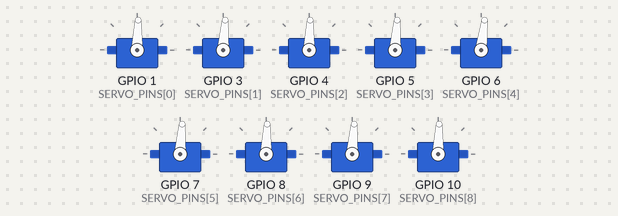
A sketch run on a simulated ESP32-S3. Shown: 9 × servo. What the sketch prints to the serial monitor is not drawn.

Above: at 1.05 s.
At 6.35 s:
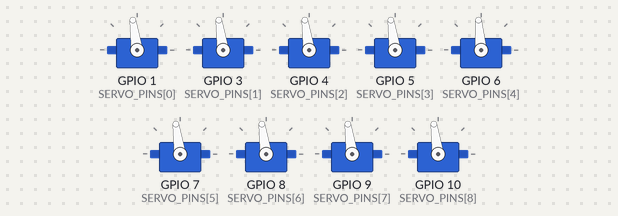
Timing chart, 0 to 10.1 s (numbered marks = the images above):
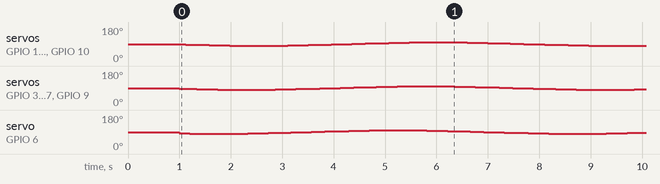

The sketch:

polyp_3x3_fs90r_v1_0.ino
```cpp
/*
 * PROJECT: Polyp (notwled servo console)
 * DEVICE:  Standalone 3x3 ripple rig, single ESP32-S3 SuperMini, no PCA9685
 *
 * Drives 9x FS90R continuous-rotation servos directly off SuperMini GPIOs
 * (no I2C expander, this board is small enough to run straight off the
 * chip's own PWM). Reproduces the "ripple" effect from the Polyp console
 * (https://sui001.github.io/polyp/), reinterpreted for continuous rotation:
 * FS90R has no absolute angle, a pulse width sets speed and direction
 * around a per-unit stop point, so the wave that the console draws as a
 * tilt angle is applied here as a speed command instead.
 *
 * Exported console fields that do NOT carry over and are intentionally
 * ignored: "type" (sg90 in the export, real hardware is fs90r), stickLengthCm,
 * stickThicknessCm, stickOrientationDeg, mountTiltDeg, mountPanDeg. Those are
 * all position/geometry properties for a positional servo, meaningless for a
 * continuous-rotation one. Only the ripple's shape (wavelength, speed,
 * swing-as-amplitude) made it across. The console also never exported a
 * ripple origin (click point), it isn't tracked in the JSON, so this
 * defaults to the centre servo, change RIPPLE_ORIGIN_ROW/COL below to move it.
 *
 * CONFIGURATION:
 *   All tuning below in the CONFIG block. No per-device ID, this is a
 *   single standalone rig, not a mesh node.
 *
 * WIRING (confirmed on the physical rig, 2026-09-09):
 *   GPIO 1, 3, 4, 5, 6, 7, 8, 9, 10  ->  servo 1..9 signal
 *   Servo layout (viewed from the front):
 *     7  8  9   <- top row
 *     4  5  6   <- middle row
 *     1  2  3   <- bottom row
 *   GPIO2 deliberately skipped (SuperMini strapping pin, do not use).
 *   Servo power is a SEPARATE supply from the ESP32's own rail, but its
 *   ground MUST be tied to the ESP32's GND, or the PWM signal has no shared
 *   reference and the servos will jitter or ignore it entirely. If servos
 *   are dead or twitchy on first power-up, check that ground tie first,
 *   before touching any code.
 */

#include <ESP32Servo.h>

#define VERSION "1.0"

// ---------------- CONFIG ----------------

// GPIO per servo, index 0 = servo1 (bottom-left) ... index 8 = servo9 (top-right)
const int SERVO_PINS[9] = {1, 3, 4, 5, 6, 7, 8, 9, 10};

// Grid position per servo index, row 0 = bottom, col 0 = left, matches the
// physical layout Sui described (bottom-left=1, bottom-right=3, top-left=7,
// top-right=9).
const int SERVO_ROW[9] = {0, 0, 0, 1, 1, 1, 2, 2, 2};
const int SERVO_COL[9] = {0, 1, 2, 0, 1, 2, 0, 1, 2};

// Ripple origin cell, defaults to the centre servo (index 4, servo5) since
// the console export doesn't carry a click origin. Change to re-centre.
const float RIPPLE_ORIGIN_ROW = 1.0;
const float RIPPLE_ORIGIN_COL = 1.0;

// From the console export (rig.json), reinterpreted for continuous rotation:
const float WAVELENGTH_CELLS = 2.0;    // was wavelengthCm: 2 -> read as cells, there's
                                        // no real physical spacing to convert against
const float ANIM_SPEED       = 0.9;    // was speedMultiplier 0.3 * the console's internal x3
const float MAX_SPEED_PCT    = 0.12;   // was swingRangeDeg 11 degrees, re-based as
                                        // "12% of full speed" since degrees don't apply here

// Per-servo stop-point trim in microseconds. FS90R units drift from the
// textbook 1500us neutral, sometimes by 20-50us, and drift differently per
// unit. Nudge these individually if a servo creeps at "stop".
int neutralUs[9] = {1500, 1500, 1500, 1500, 1500, 1500, 1500, 1500, 1500};

const int SPEED_RANGE_US = 400;   // full MAX_SPEED_PCT=1.0 deviation from neutral
const int UPDATE_HZ      = 50;    // standard servo refresh rate
const unsigned long ARM_DELAY_MS = 1000; // hold all servos at neutral this long at boot

// -----------------------------------------

Servo servos[9];

void setup() {
  Serial.begin(115200);
  Serial.printf("Polyp 3x3 FS90R ripple rig, firmware v%s\n", VERSION);

  // ESP32Servo needs its PWM timers claimed up front when driving this many
  // channels at once, otherwise later attach() calls can silently fail.
  ESP32PWM::allocateTimer(0);
  ESP32PWM::allocateTimer(1);
  ESP32PWM::allocateTimer(2);
  ESP32PWM::allocateTimer(3);

  for (int i = 0; i < 9; i++) {
    servos[i].setPeriodHertz(UPDATE_HZ);
    servos[i].attach(SERVO_PINS[i], 1000, 2000);
    servos[i].writeMicroseconds(neutralUs[i]); // hold stop while arming
  }

  Serial.println("Holding neutral, arming...");
  delay(ARM_DELAY_MS);
  Serial.println("Rippling.");
}

void loop() {
  float t = millis() / 1000.0;

  for (int i = 0; i < 9; i++) {
    float dRow = SERVO_ROW[i] - RIPPLE_ORIGIN_ROW;
    float dCol = SERVO_COL[i] - RIPPLE_ORIGIN_COL;
    float dist = sqrt(dRow * dRow + dCol * dCol);

    // same shape as the console's ripple: sin(distance/wavelength - t*speed)
    float value = sin(dist / WAVELENGTH_CELLS - t * ANIM_SPEED);

    float speedFraction = value * MAX_SPEED_PCT; // -MAX_SPEED_PCT .. +MAX_SPEED_PCT
    int pulseUs = neutralUs[i] + (int)(speedFraction * SPEED_RANGE_US);

    servos[i].writeMicroseconds(pulseUs);
  }

  delay(1000 / UPDATE_HZ);
}

/*
 * FLASH INSTRUCTIONS:
 *   Board:            ESP32S3 Dev Module
 *   USB CDC On Boot:  Enabled
 *   Flash Size:       4MB (32Mb)
 *   Partition Scheme: Default 4MB with spiffs
 *   Upload Mode:      UART0 / Hardware CDC
 *   Upload Speed:     921600
 *
 *   Library needed: "ESP32Servo" by Kevin Harrington / John K. Bennett,
 *   install via Arduino IDE Library Manager before compiling.
 *
 *   After flashing, reselect the COM port before opening Serial Monitor,
 *   it changes on every flash.
 */
```
